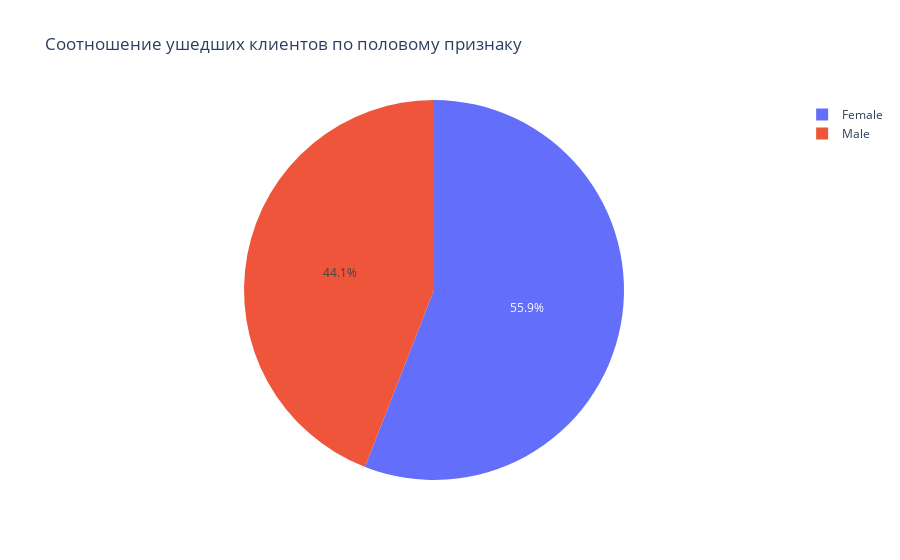

The notebook cell this image was saved under:
### Markdown cell above
Красиво, но связи между указанными признаками не прослеживается.

### Code cell
# 9.6 Кто чаще уходит, мужчины или женщины? 

df61=data.groupby('Type')['Gender']
display(df61.value_counts()) #Наглядней же

df62=[1139, 898]
names=['Female','Male']
fig6 = px.pie(values=df62, names=names, title='Соотношение ушедших клиентов по половому признаку')
fig6.show()

### Figure 1 — Plotly figure (JSON) as saved in the notebook; plotly's stock layout.template omitted (floating-point values rounded to 4 significant figures)
{"data": [{"domain": {"x": [0, 1], "y": [0, 1]}, "hovertemplate": "label=%{label}<br>value=%{value}<extra></extra>", "labels": ["Female", "Male"], "legendgroup": "", "name": "", "showlegend": true, "type": "pie", "values": [1139, 898]}], "layout": {"legend": {"tracegroupgap": 0}, "title": {"text": "Соотношение ушедших клиентов по половому признаку"}}}
